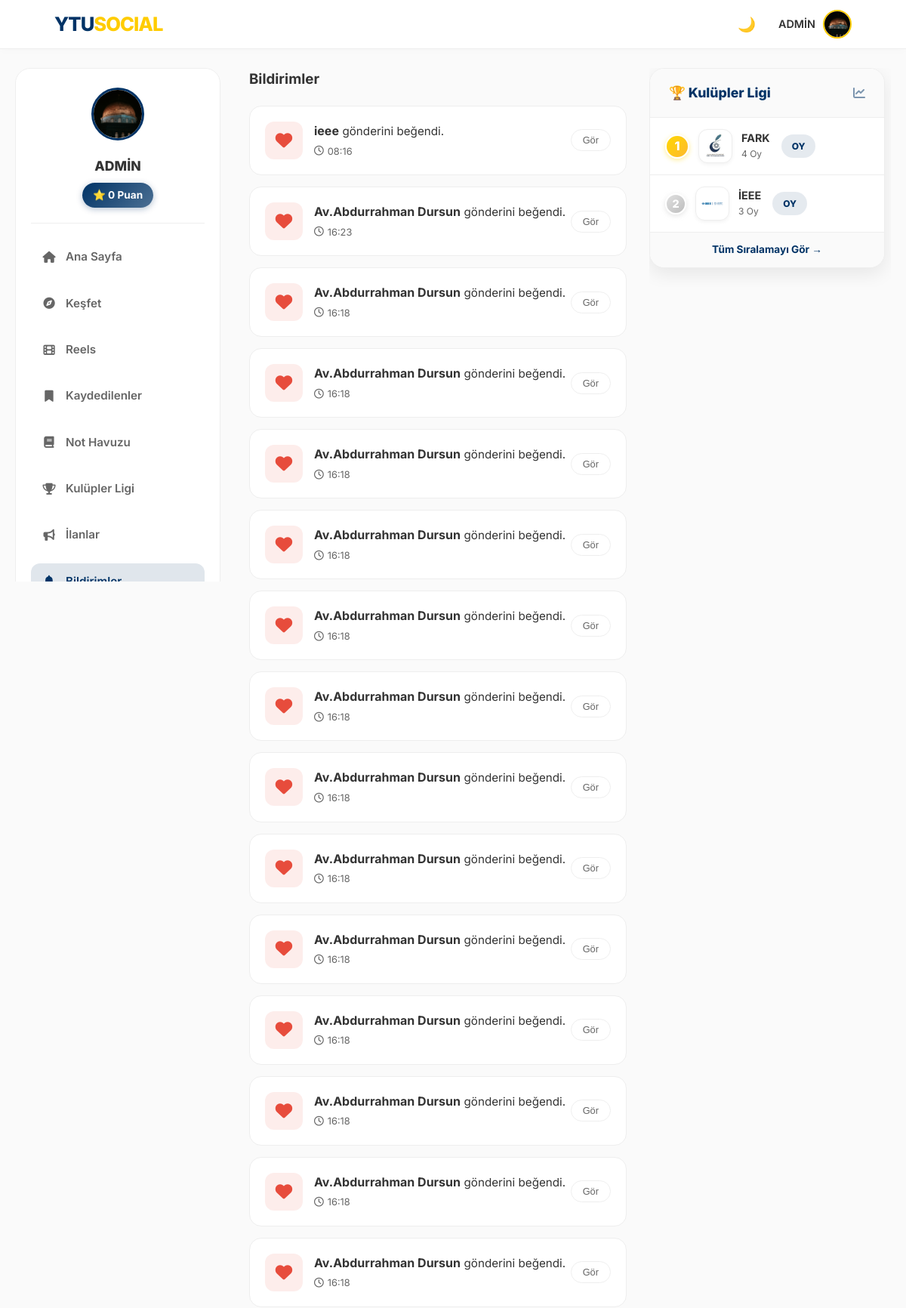
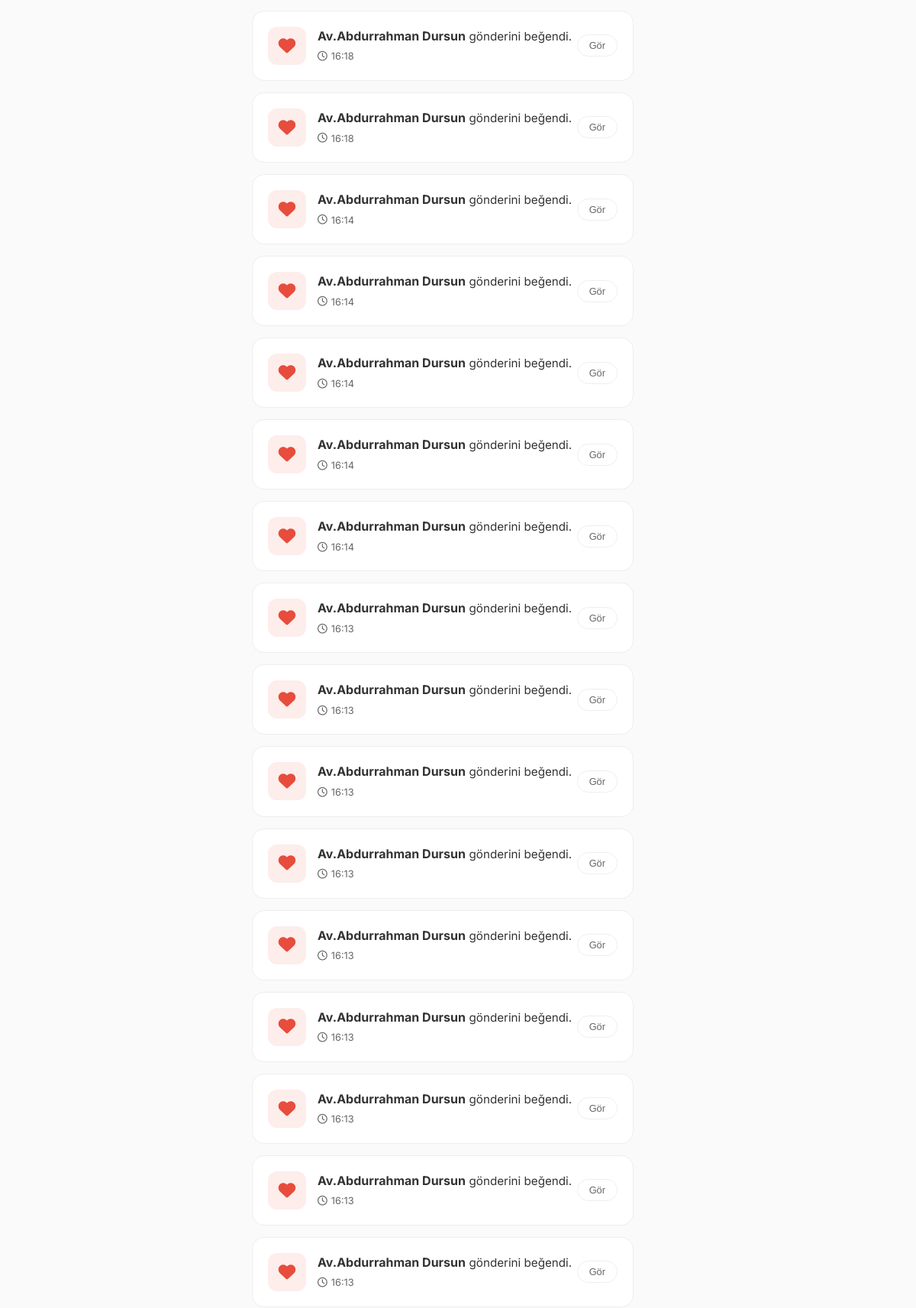
/notifications (signed in, upper part), run on the app's committed database (2 pictures, top to bottom).
### models.py (models this page shows, shortened)
class User(UserMixin, db.Model):
    id = db.Column(db.Integer, primary_key=True)
    email = db.Column(db.String(120), unique=True, nullable=False)
    password = db.Column(db.String(200), nullable=False)
    username = db.Column(db.String(50), nullable=True)
    handle = db.Column(db.String(30), unique=True, nullable=True)
    stories = db.relationship('Story', backref='author', lazy=True)
    is_admin = db.Column(db.Boolean, default=False)
    department = db.Column(db.String(100), nullable=True)
    score = db.Column(db.Integer, default=0)
    bio = db.Column(db.String(200), nullable=True)
    profile_pic = db.Column(db.String(200), default='img/default_avatar.png')
    is_verified = db.Column(db.Boolean, default=False)
    otp_code = db.Column(db.String(6))
    ban_expiration = db.Column(db.DateTime, nullable=True)
    is_banned = db.Column(db.Boolean, default=False)
    posts = db.relationship('Post', backref='author', lazy=True)
    image_file = db.Column(db.String(255), nullable=True)
    comments = db.relationship('Comment', backref='author', lazy=True)
    messages_sent = db.relationship('Message', foreign_keys='Message.sender_id', backref='sender', lazy='dynamic')
    messages_received = db.relationship('Message', foreign_keys='Message.recipient_id', backref='recipient', lazy='dynamic')
    saved_posts = db.relationship('SavedPost', back_populates='user', lazy=True, cascade="all, delete-orphan")
    followed = db.relationship(
        'User', secondary=followers,
        primaryjoin=(followers.c.follower_id == id),
        secondaryjoin=(followers.c.followed_id == id),
        backref=db.backref('followers', lazy='dynamic'), lazy='dynamic'
    )

class Notification(db.Model):
    id = db.Column(db.Integer, primary_key=True)
    user_id = db.Column(db.Integer, db.ForeignKey('user.id'), nullable=False)
    actor_id = db.Column(db.Integer, db.ForeignKey('user.id'), nullable=False)
    verb = db.Column(db.String(50))
    post_id = db.Column(db.Integer, db.ForeignKey('post.id'), nullable=True)
    timestamp = db.Column(db.DateTime, default=get_turkey_time)
    is_read = db.Column(db.Boolean, default=False)
    actor = db.relationship('User', foreign_keys=[actor_id], lazy=True)
    post = db.relationship('Post', foreign_keys=[post_id], lazy=True)

class Club(db.Model):
    id = db.Column(db.Integer, primary_key=True)
    name = db.Column(db.String(100), unique=True, nullable=False)
    slug = db.Column(db.String(100), unique=True, nullable=False)
    description = db.Column(db.Text, nullable=False)
    logo_file = db.Column(db.String(255), nullable=False, default='default_club.jpg')
    created_at = db.Column(db.DateTime, nullable=False, default=datetime.utcnow)
    leader_id = db.Column(db.Integer, db.ForeignKey('user.id'), nullable=True)
    leader = db.relationship('User', foreign_keys=[leader_id], backref='led_clubs')
    posts = db.relationship('ClubPost', backref='club', lazy=True, cascade="all, delete-orphan")
    followers = db.relationship('User', secondary=club_followers, backref=db.backref('followed_clubs', lazy='dynamic'))
    vote_records = db.relationship('ClubVote', backref='club', lazy=True)
    @property
    def votes(self):
        return len(self.vote_records)
    def total_votes(self):
        return self.votes

### routes/main.py (the view)
@main.route('/notifications')
@login_required
def notifications():
    notifs = Notification.query.filter_by(user_id=current_user.id).order_by(Notification.timestamp.desc()).all()
    for notif in notifs:
        notif.is_read = True
    db.session.commit()
    all_clubs = Club.query.all()
    ranked_clubs = sorted(all_clubs, key=lambda c: c.total_votes(), reverse=True)
    top_clubs = ranked_clubs[:3]
    return render_template('notifications.html', notifications=notifs, top_clubs=top_clubs)

### models.py (called while the page is built)
@login_manager.user_loader
def load_user(user_id):
    return User.query.get(int(user_id))

### utils.py (called while the page is built)
def get_trending_hashtags():
    from models import Post
    posts = Post.query.with_entities(Post.content).all()
    hashtags = {}
    for post in posts:
        if post.content:
            found_tags = re.findall(r"#(\w+)", post.content.lower())
            for tag in found_tags:
                hashtags[tag] = hashtags.get(tag, 0) + 1
    sorted_tags = sorted(hashtags.items(), key=lambda x: x[1], reverse=True)
    return sorted_tags[:5]

### templates/notifications.html (shortened to what this page needs)
<!DOCTYPE html>
<html lang="tr">
<head>
    <link rel="stylesheet" href="/static/style.css">
    <link href="https://cdnjs.cloudflare.com/ajax/libs/font-awesome/6.4.0/css/all.min.css" rel="stylesheet">
</head>
<body>
    {% include 'navbar_partial.html' ignore missing %}
    <div class="main-layout">
        <aside class="left-sidebar sticky-sidebar">
            <div style="background: var(--card-bg); border-radius: 20px; padding: 25px 20px; border: 1px solid var(--border-color);">
                <div style="text-align: center; margin-bottom: 20px; padding-bottom: 20px; border-bottom: 1px solid var(--border-color);">
                    <img src="/static/{{ current_user.profile_pic }}" style="width: 70px; height: 70px; border-radius: 50%; border: 3px solid var(--ytu-lacivert); object-fit: cover; margin-bottom: 12px;">
                    <h3 style="font-size: 1.1rem; font-weight: 800; color: var(--text-color); margin: 0 0 8px 0;">{{ current_user.username }}</h3>
                    <span style="background: linear-gradient(135deg, var(--ytu-lacivert), rgba(var(--ytu-lacivert-rgb), 0.7)); color: white; display: inline-block; padding: 6px 14px; border-radius: 20px; font-weight: 700; font-size: 0.85rem; box-shadow: 0 2px 8px rgba(var(--ytu-lacivert-rgb), 0.3);">⭐ {{ current_user.score }} Puan</span>
                </div>
                <nav style="display: flex; flex-direction: column; gap: 8px;">
                    <a href="{{ url_for('main.index') }}" class="sidebar-link" style="display: flex; align-items: center; gap: 12px; padding: 12px 14px; border-radius: 12px; color: var(--text-muted); text-decoration: none; font-weight: 600; font-size: 0.95rem; transition: all 0.2s;"><i class="fas fa-home" style="width: 20px; text-align: center;"></i> Ana Sayfa</a>
                    <a href="{{ url_for('main.explore') }}" class="sidebar-link" style="display: flex; align-items: center; gap: 12px; padding: 12px 14px; border-radius: 12px; color: var(--text-muted); text-decoration: none; font-weight: 600; font-size: 0.95rem; transition: all 0.2s;"><i class="fas fa-compass" style="width: 20px; text-align: center;"></i> Keşfet</a>
                    <a href="{{ url_for('main.reels') }}" class="sidebar-link" style="display: flex; align-items: center; gap: 12px; padding: 12px 14px; border-radius: 12px; color: var(--text-muted); text-decoration: none; font-weight: 600; font-size: 0.95rem; transition: all 0.2s;"><i class="fas fa-film" style="width: 20px; text-align: center;"></i> Reels</a>
                    <a href="{{ url_for('main.saved_posts_list') }}" class="sidebar-link" style="display: flex; align-items: center; gap: 12px; padding: 12px 14px; border-radius: 12px; color: var(--text-muted); text-decoration: none; font-weight: 600; font-size: 0.95rem; transition: all 0.2s;"><i class="fas fa-bookmark" style="width: 20px; text-align: center;"></i> Kaydedilenler</a>
                    <a href="{{ url_for('main.notes_pool') }}" class="sidebar-link" style="display: flex; align-items: center; gap: 12px; padding: 12px 14px; border-radius: 12px; color: var(--text-muted); text-decoration: none; font-weight: 600; font-size: 0.95rem; transition: all 0.2s;"><i class="fas fa-book" style="width: 20px; text-align: center;"></i> Not Havuzu</a>
                    <a href="{{ url_for('main.clubs_full_list') }}" class="sidebar-link" style="display: flex; align-items: center; gap: 12px; padding: 12px 14px; border-radius: 12px; color: var(--text-muted); text-decoration: none; font-weight: 600; font-size: 0.95rem; transition: all 0.2s;"><i class="fas fa-trophy" style="width: 20px; text-align: center;"></i> Kulüpler Ligi</a>
                    <a href="{{ url_for('main.adverts') }}" class="sidebar-link" style="display: flex; align-items: center; gap: 12px; padding: 12px 14px; border-radius: 12px; color: var(--text-muted); text-decoration: none; font-weight: 600; font-size: 0.95rem; transition: all 0.2s;"><i class="fas fa-bullhorn" style="width: 20px; text-align: center;"></i> İlanlar</a>
                    <a href="{{ url_for('main.notifications') }}" class="sidebar-link" style="display: flex; align-items: center; gap: 12px; padding: 12px 14px; border-radius: 12px; color: var(--text-muted); text-decoration: none; font-weight: 600; font-size: 0.95rem; transition: all 0.2s; background-color: rgba(var(--ytu-lacivert-rgb), 0.12); color: var(--ytu-lacivert);">
                        <i class="fas fa-bell" style="width: 20px; text-align: center;"></i> Bildirimler
                    </a>
                </nav>
            </div>
        </aside>
        <main>
            <div style="display: flex; justify-content: space-between; align-items: center; margin-bottom: 20px;">
                <h3 style="margin: 0; color: var(--text-color);">Bildirimler</h3>
                </div>
            <div class="notification-list">
                {% for notif in notifications %}
                {% if notif.actor %}
                {% set target_url = url_for('main.chat', handle=notif.actor.handle) if notif.verb == 'messaged' else url_for('main.user_profile', handle=notif.actor.handle) %}
                <div class="notif-card {{ 'unread' if not notif.is_read else '' }}" onclick="window.location.href='{{ target_url }}'">
                    <div class="notif-icon-box
                        {% if notif.verb == 'liked' %}bg-like
                        {% elif notif.verb == 'commented' %}bg-comment
                        {% elif notif.verb == 'followed' %}bg-follow
                        {% elif notif.verb == 'messaged' %}bg-msg
                        {% endif %}">
                        {% if notif.verb == 'liked' %} <i class="fas fa-heart"></i>
                        {% elif notif.verb == 'commented' %} <i class="fas fa-comment-dots"></i>
                        {% elif notif.verb == 'followed' %} <i class="fas fa-user-plus"></i>
                        {% elif notif.verb == 'messaged' %} <i class="fas fa-envelope"></i>
                        {% endif %}
                    </div>
                    <div class="notif-content">
                        <div>
                            <span class="notif-actor">{{ notif.actor.username }}</span>
                            <span class="notif-text">
                                {% if notif.verb == 'liked' %} gönderini beğendi.{% endif %}
                            </span>
                        </div>
                        <small class="notif-time">
                            <i class="far fa-clock"></i> {{ notif.timestamp.strftime('%H:%M') }}
                        </small>
                    </div>
                    {% if notif.post and notif.verb != 'messaged' %}
                        <button class="btn-view">Gör</button>
                    {% endif %}
                </div>
                {% endif %}
                {% else %}
                <div class="empty-notif" style="text-align: center; padding: 50px; color: var(--text-muted);">
                    <i class="far fa-bell-slash" style="font-size: 3rem; margin-bottom: 15px; opacity: 0.5;"></i>
                    <p>Henüz yeni bildirim yok.</p>
                </div>
                {% endfor %}
            </div>
        </main>
        <aside class="right-sidebar sticky-sidebar">
            <div class="right-widget">
                <div class="widget-header">
                    <h3 class="widget-title">🏆 Kulüpler Ligi</h3>
                    <i class="fas fa-chart-line" style="color: var(--ytu-lacivert); opacity: 0.5;"></i>
                </div>
                <div class="club-list">
                    {% for club in top_clubs %}
                    <div class="club-list-item">
                        <div style="display: flex; align-items: center; gap: 12px;">
                            <span class="club-rank rank-{{ loop.index }}">{{ loop.index }}</span>
                            <img src="/static/img/{{ club.logo_file }}" class="club-logo-sm">
                            <div style="display: flex; flex-direction: column;">
                                <a href="{{ url_for('main.clubs_full_list') }}" style="text-decoration: none; color: var(--text-color); font-weight: 700; font-size: 0.9rem; line-height: 1.2;">
                                    {{ club.name }}
                                </a>
                                <span style="font-size: 0.75rem; color: var(--text-muted); margin-top: 2px;">{{ club.votes }} Oy</span>
                            </div>
                        </div>
                        {% if current_user.is_authenticated %}
                        <a href="javascript:void(0)" onclick="oyVer('{{ club.id }}', this)" class="btn-vote-sm">
                            OY
                        </a>
                        {% endif %}
                    </div>
                    {% else %}
                    <div style="padding: 20px; text-align: center; color: var(--text-muted); font-size: 0.85rem;">Henüz veri yok.</div>
                    {% endfor %}
                </div>
                <div style="padding: 12px; text-align: center; background: var(--bg-light); border-top: 1px solid var(--border-color);">
                    <a href="{{ url_for('main.clubs_full_list') }}" style="font-size: 0.85rem; color: var(--ytu-lacivert); text-decoration: none; font-weight: 700; display: block; transition: 0.2s;">
                        Tüm Sıralamayı Gör →
                    </a>
                </div>
            </div>
        </aside>
    </div>
</body>
</html>

### templates/navbar_partial.html (shortened to what this page needs)
<nav class="navbar">
    <a href="/" class="nav-logo">YTU<span>SOCIAL</span></a>
    <div class="nav-items" id="mobile-menu">
        <button type="button" onclick="toggleDarkMode()" id="theme-btn" title="Temayı Değiştir" style="background:none; border:none; cursor:pointer; font-size:1.2rem;">
            🌙
        </button>
        <div class="profile-menu" onclick="toggleProfileDropdown()">
            {% if current_user.is_authenticated %}
                <span style="font-weight: 600; font-size: 0.9rem;">{{ current_user.username }}</span>
                <img src="/static/{{ current_user.profile_pic }}" class="nav-avatar" alt="Profil">
            {% else %}
                <span style="font-weight: 600;">Misafir</span>
                <img src="/static/img/default_avatar.png" class="nav-avatar" alt="Misafir">
            {% endif %}
        </div>
    </div>
</nav>

### data on the page
User: username "ADMİN", profile_pic (picture), score "0"
Notification: verb "liked" (drawn), actor.username "ieee", timestamp "08:16"
Notification: verb "liked" (drawn), actor.username "Av.Abdurrahman Dursun", timestamp "16:23"
Notification: verb "liked" (drawn), actor.username "Av.Abdurrahman Dursun", timestamp "16:18"
Notification: verb "liked" (drawn), actor.username "Av.Abdurrahman Dursun", timestamp "16:18"
Notification: verb "liked" (drawn), actor.username "Av.Abdurrahman Dursun", timestamp "16:18"
Notification: verb "liked" (drawn), actor.username "Av.Abdurrahman Dursun", timestamp "16:18"
Notification: verb "liked" (drawn), actor.username "Av.Abdurrahman Dursun", timestamp "16:18"
Notification: verb "liked" (drawn), actor.username "Av.Abdurrahman Dursun", timestamp "16:18"
Notification: verb "liked" (drawn), actor.username "Av.Abdurrahman Dursun", timestamp "16:18"
Notification: verb "liked" (drawn), actor.username "Av.Abdurrahman Dursun", timestamp "16:18"
Notification: verb "liked" (drawn), actor.username "Av.Abdurrahman Dursun", timestamp "16:18"
Notification: verb "liked" (drawn), actor.username "Av.Abdurrahman Dursun", timestamp "16:18"
Notification: verb "liked" (drawn), actor.username "Av.Abdurrahman Dursun", timestamp "16:18"
Notification: verb "liked" (drawn), actor.username "Av.Abdurrahman Dursun", timestamp "16:18"
Notification: verb "liked" (drawn), actor.username "Av.Abdurrahman Dursun", timestamp "16:18"
Notification: verb "liked" (drawn), actor.username "Av.Abdurrahman Dursun", timestamp "16:18"
Notification: verb "liked" (drawn), actor.username "Av.Abdurrahman Dursun", timestamp "16:18"
Notification: verb "liked" (drawn), actor.username "Av.Abdurrahman Dursun", timestamp "16:14"
Notification: verb "liked" (drawn), actor.username "Av.Abdurrahman Dursun", timestamp "16:14"
Notification: verb "liked" (drawn), actor.username "Av.Abdurrahman Dursun", timestamp "16:14"
Notification: verb "liked" (drawn), actor.username "Av.Abdurrahman Dursun", timestamp "16:14"
Notification: verb "liked" (drawn), actor.username "Av.Abdurrahman Dursun", timestamp "16:14"
Notification: verb "liked" (drawn), actor.username "Av.Abdurrahman Dursun", timestamp "16:13"
Notification: verb "liked" (drawn), actor.username "Av.Abdurrahman Dursun", timestamp "16:13"
Notification: verb "liked" (drawn), actor.username "Av.Abdurrahman Dursun", timestamp "16:13"
Notification: verb "liked" (drawn), actor.username "Av.Abdurrahman Dursun", timestamp "16:13"
Notification: verb "liked" (drawn), actor.username "Av.Abdurrahman Dursun", timestamp "16:13"
Notification: verb "liked" (drawn), actor.username "Av.Abdurrahman Dursun", timestamp "16:13"
Notification: verb "liked" (drawn), actor.username "Av.Abdurrahman Dursun", timestamp "16:13"
Notification: verb "liked" (drawn), actor.username "Av.Abdurrahman Dursun", timestamp "16:13"
Notification: verb "liked" (drawn), actor.username "Av.Abdurrahman Dursun", timestamp "16:13"
Club: logo_file (picture), name "FARK", votes "4"
Club: logo_file (picture), name "İEEE", votes "3"
